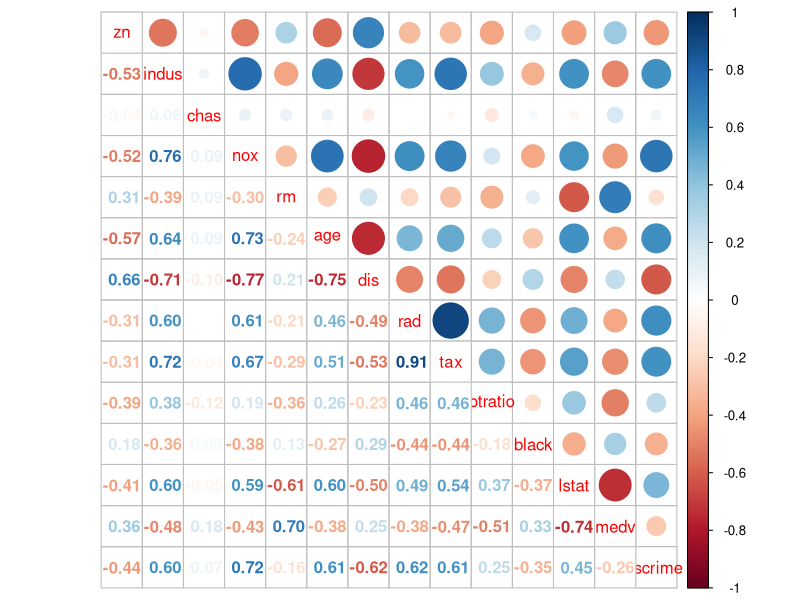
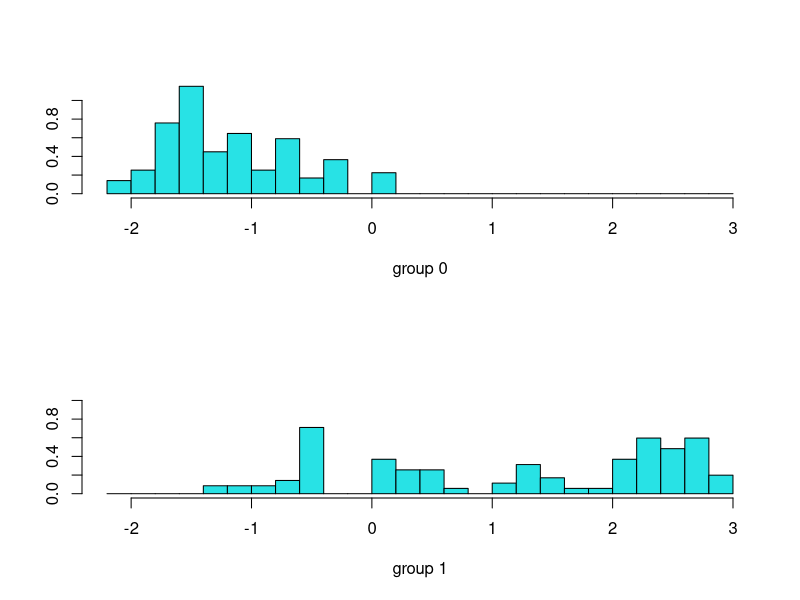
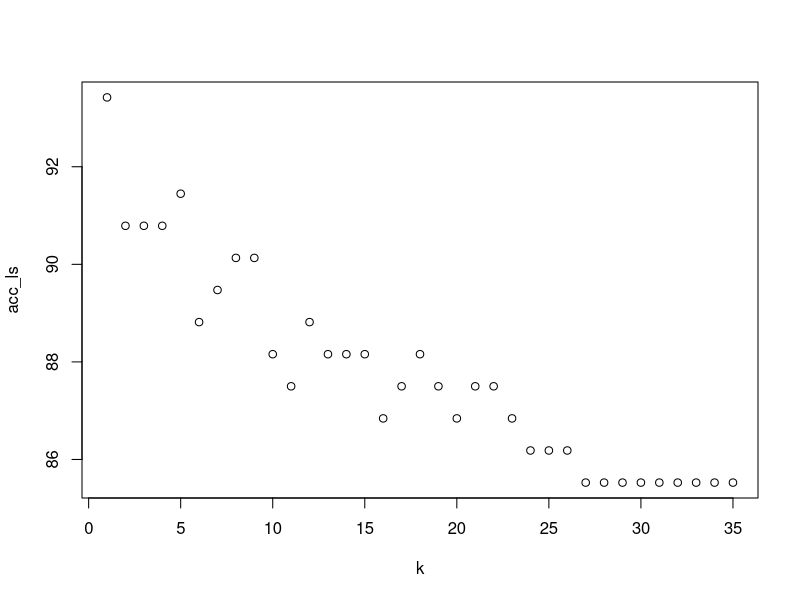

R code for these plots, in order:
library(MASS)
library(corrplot)

#######################
# Logistic regression
#######################

#?Boston
#max(Boston$crim)
#head(Boston)
#str(Boston)
summary(Boston)

# Load Boston data set
data("Boston")

# Create list with same size as crime coloum with all zeros
iscrime <- rep(0, length(Boston$crim))

# Insert 1's where crime is over median 
iscrime[Boston$crim > median(Boston$crim)] <- 1

# Add iscrime coloum to Boston dataset
Boston <- data.frame(Boston, iscrime)

summary(Boston)

# Set random number generator in R
set.seed(1234)

# Create training data - 70% training  data and 30% test data
train <- sample(1:dim(Boston)[1], dim(Boston)[1]*.7, rep=FALSE)

# Create test data (-train means all not all train data)
test <- -train

# Add training data to variable
Boston.train <- Boston[train, ]

# Add test data to variable (all data which is not train)
Boston.test <- Boston[test, ]

# From the the crime data, add the only test data to iscrime.test variable
iscrime.test <- iscrime[test]

# Generate logistic regression model
# GLM Parameter explaination
# iscrime: The variable we want to predict
# ~ .: all variables in Boston dataset is set as predictors 
# - iscrime -crim: remove iscrime and crim colums as predictors
# data = Boston: use Boston data set
# binomial: logit
fit.glm1 <- glm(iscrime ~ . -crim, family = binomial(logit), data = Boston)
#fit.glm1 <- glm(iscrime ~ -crim + zn + indus + chas + nox + rm + age + dis + rad + tax + ptratio + black + lstat + medv + rvYes, family = binomial(logit), data = Boston)
#fit.glm1 <- glm(iscrime ~ -crim + zn + indus + chas + nox + rm + age + dis + rad + tax + ptratio + black + lstat + medv, family = binomial(logit), data = Boston)
probs <- predict(fit.glm1, Boston.test, type = "response")

# Create list with same size as probs with all zeros 
pred.glm <- rep(0, length(probs))

# Insert 1's where probability is larger than 0.5    
pred.glm[probs > 0.5] <- 1

# Confusion matrix in order to determine how many observations were correctly or incorrectly classified
# Correct prediction: 65 suburbs with no crimes over median and 68 suburbs with crimes over median
# wrong prediction: 15 which the model predicted to no crime had crime. 4 which the model predicted had crime which hadnt crime
table(pred.glm, iscrime.test)

# Computes the rate of misclassification (0.112)
mean(pred.glm != iscrime.test)
# Summary of the models coefficients and p-values
summary(fit.glm1)

# Correlation matrix
# Find candidates which indicates the positive correlation on crime
corrplot::corrplot.mixed(cor(Boston[, -1]), upper="circle")

# Generate logistic regression model
# GLM Parameter explaination
# iscrime: The variable we want to predict
# nox (0.72) + indus (0.6) + age (0.61) + rad (0.62): Predictors 
# 
#fit.glm <- glm(iscrime ~ -crim + dis + zn + nox + medv + rad + tax + ptratio + black, data = Boston.train, family = binomial)

# 0.01
#fit.glm <- glm(iscrime ~ dis  + nox  + rad  + ptratio, data = Boston.train, family = binomial)

# 0.001
fit.glm <- glm(iscrime ~  nox  + rad, data = Boston.train, family = binomial)

summary(fit.glm)


# Use our model and see how it predicts on Test data set 
# The predict function, predicts the probability for crime, given the predictors 
probs <- predict(fit.glm, Boston.test, type = "response")

# Create list with same size as probs with all zeros 
pred.glm <- rep(0, length(probs))

# Insert 1's where probability is larger than 0.5    
pred.glm[probs > 0.5] <- 1

# Confusion matrix in order to determine how many observations were correctly or incorrectly classified
# Correct prediction: 65 suburbs with no crimes over median and 68 suburbs with crimes over median
# wrong prediction: 15 which the model predicted to no crime had crime. 4 which the model predicted had crime which hadnt crime
table(pred.glm, iscrime.test)

# Computes the rate of misclassification (0.112)
mean(pred.glm != iscrime.test)

###############################
# Linear discriminant analysis
###############################
#crime

#crime <- factor(crime)

str(iscrime)
# Create model
#fit.lda <- lda(iscrime ~., data = Boston)

#Use the p values to determine which variable to sufficient for the model training

#LDA Model with the training data
# 0.05 significants level
fit.lda.train <- lda(iscrime ~  dis + zn + nox + medv + rad + tax + ptratio + black, data = Boston.train)

#0.01
fit.lda.train <- lda(iscrime ~ -crim + dis  + nox  + rad  + ptratio, data = Boston.train)
fit.lda.train
#0.001
fit.lda.train <- lda(iscrime ~ -crim + nox  + rad, data = Boston.train )
fit.lda.train
plot(fit.lda.train)


# Use the model for prediction on test data
pred.lda <- predict(fit.lda.train, Boston.test)


# Confusion matrix
table(pred.lda$class, iscrime.test)

# Misclassification rate
mean(pred.lda$class != iscrime.test)


#######
# KNN
#######
library(class)



normalize <- function(x) {
  return ((x - min(x)) / (max(x) - min(x)))
}

#data = scale(Boston[,-c(1,15)])

# Nomalize data
data <- as.data.frame(lapply(Boston[,2:14], normalize))

# Set random generator
set.seed(1234)

# Create training data - 70% training  data and 30% test data
train <- sample(1:dim(Boston)[1], dim(Boston)[1]*.70, rep=FALSE)

# Create test data (-train means all not all train data)
test <- -train

# 5% significance
#training_data = data[train, c("nox" , "indus" , "age" , "rad", "dis", "zn", "tax", "ptratio")]

# 1% significance
#training_data = data[train, c("nox" ,  "rad", "dis",  "ptratio")]

# 0.1% significance
training_data = data[train, c("nox" ,  "rad")]

# 5% significance
#testing_data = data[test, c("nox" , "indus" , "age" , "rad", "dis", "zn", "tax", "ptratio")]

# 1% significance
#testing_data = data[test, c("nox" ,  "rad", "dis",  "ptratio")]

# 0.1% significance
testing_data = data[test, c("nox" ,  "rad")]


# Add iscrime to train.iscrime
train.iscrime = Boston$iscrime[train]

# Add iscrime to test.iscrime
test.iscrime= Boston$iscrime[test]

# Create list for accuracy for each K
acc_ls <- list()

# accuracy function
accuracy  <- function(x,y){
  acc <- 0
  
  for(i in 1:length(y)){
    if(y[i] == x[i]){
      acc <- acc + 1
    }
  }
  return(100*acc/length(y))
  
}

# Run prediction for each k value and get the accuracy
# Unlike LDA and logistic regression we do not train and validate in two steps
# In KNN we do both in one step
k <- 1:35
error_rate = NULL
for(i in k){
  pred_k <- knn(Boston.train[,2:14], Boston.test[,2:14], train.iscrime, i)
  acc_ls[i] <- accuracy(pred_k,test.iscrime)
  
}

# Average of all accuracies
mean(unlist(acc_ls))

# Plot the accuracy of all k's
plot(k,acc_ls)

# KNN training in respect to subset and k.
# From the prediction of finding the best k with best accuracy, we get k=3 and k=5
# The outcome is a prediction model on the testting_data
knn_pred_y = knn(training_data, testing_data, train.iscrime, k = 5)

table(knn_pred_y, test.iscrime)

# For this KNN (k=3), we have a test error rate of ...
mean(knn_pred_y != test.iscrime)

